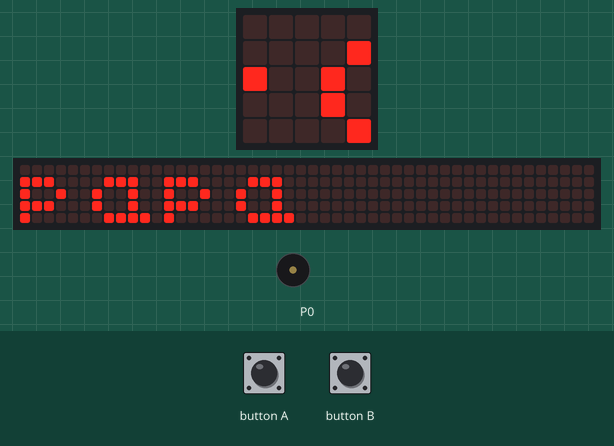
Bench run of a program on a simulated BBC micro:bit (MakeCode). Shown: the board's 5×5 LED display, a strip that is not on the board, showing the scrolling text unrolled, buzzer (waves = sounding). The test bench sets the inputs (shaded band). The 48×5 strip is a reading aid, not a part: it shows the text the display is scrolling, unrolled, one strip-width of it at a time.

Above: at 18.47 s.
18.5 s: button A pressed for 0.15 s
At 18.77 s:
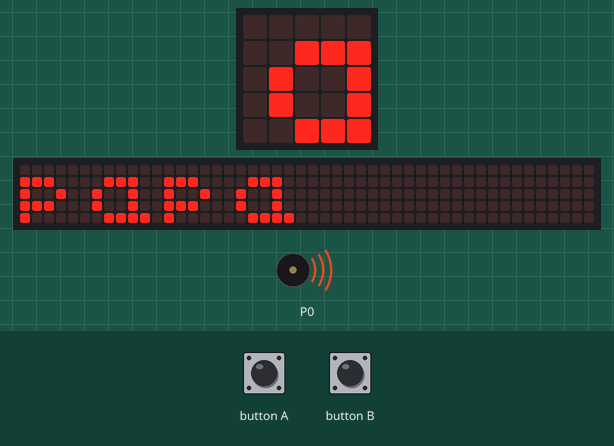
19.2 s: button A pressed for 0.15 s
At 24.17 s:
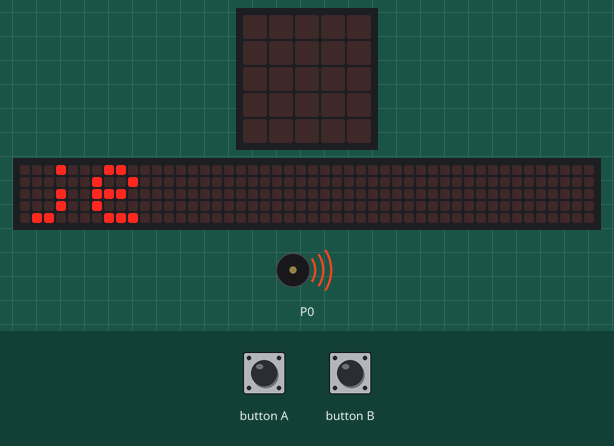
Timing chart, 0 to 28.2 s (numbered marks = the images above; inputs shaded):
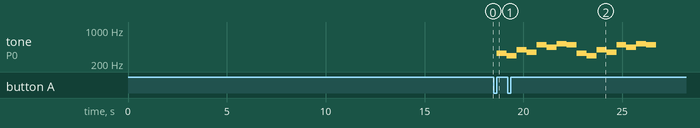

Measured:
- after the input at 18.5 s, tone on P0: silent → 330 Hz after 0.15 s, → 294 Hz 0.51 s later
- what the display in image 2 shows lasts 0.4 s, from 24.0 s to 24.4 s

The program:

main.ts
```typescript
input.onButtonPressed(Button.A, function () {
    music.setVolume(255)
    music.playMelody("E D G F B A C5 B ", 120)
})
input.onButtonPressed(Button.B, function () {

})
basic.showString("papa")
basic.pause(5000)
basic.showString("je")
basic.pause(5000)
basic.forever(function () {
    for (let index = 0; index < 3; index++) {
        basic.showString("papa")
        basic.showString("je")
        basic.showIcon(IconNames.Heart)
    }
})
```

test.ts
```typescript
// les tests vont ici ; cela ne sera pas compilé si ce paquet est utilisé en tant qu'extension.
```
